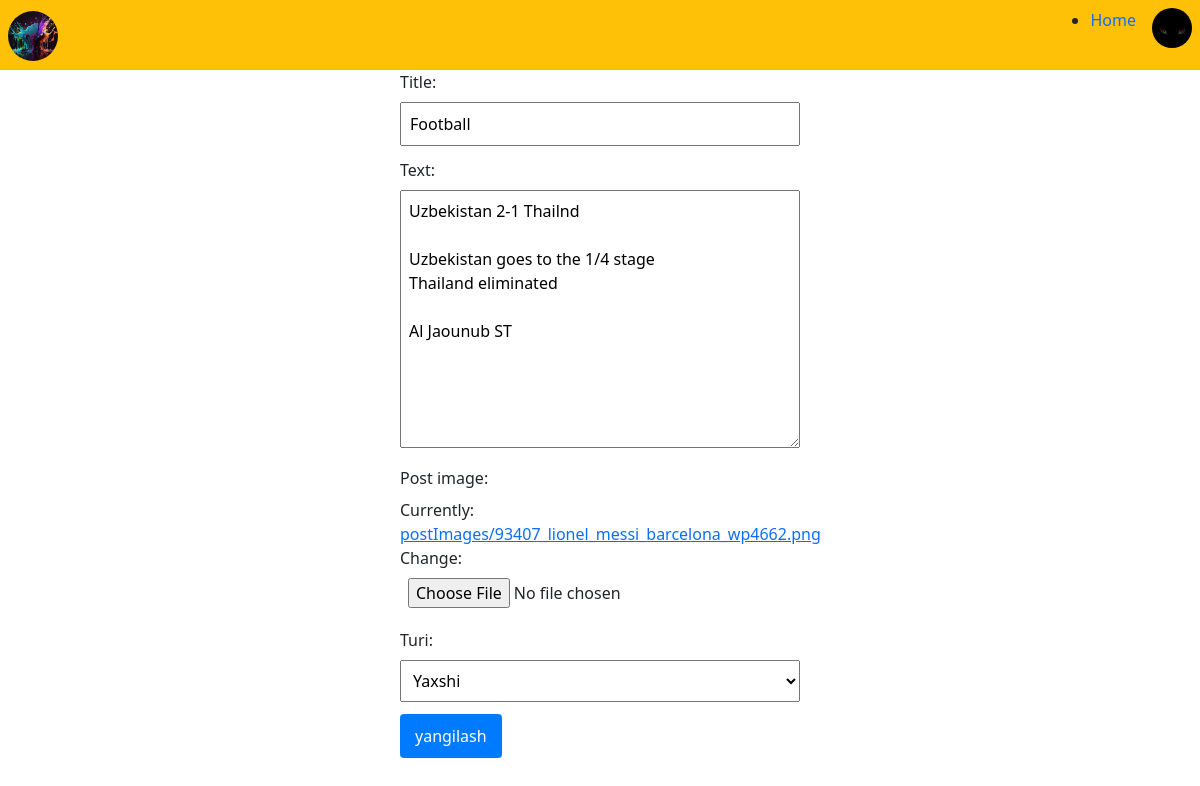
/postUpdate/1/ (signed in), run on the app's committed database.
### home/models.py (models this page shows, shortened)
class Profile(models.Model):
    user = models.OneToOneField(User, on_delete=models.CASCADE, null=True)
    name = models.CharField(max_length=100, default="user")
    userEmail = models.CharField(max_length=100, default="example@gmail.com")
    userImg = models.ImageField(upload_to='userImages/')
    created = models.DateTimeField(auto_now_add=True, editable=True)
    edited = models.DateTimeField(auto_now=True)

class PostlarModel(models.Model):
    post_choice = (
        ('yaxshi', 'Yaxshi'),
        ('yomon', 'Yomon'),
    )
    profile = models.ForeignKey(Profile, on_delete=models.CASCADE, null=True)
    title = models.CharField(max_length=150)
    text = models.TextField()
    post_image = models.ImageField(upload_to='postImages/')
    turi = models.CharField(max_length=6, choices=post_choice, default='Yaxshi')
    created = models.DateTimeField(auto_now_add=True, editable=True)
    edited = models.DateTimeField(auto_now=True)

### home/views.py (the view, shortened to what this page needs)
# urls.py: path('postUpdate/<int:pk>/', newpostupdateView, name='PostEditForm'),
def newpostupdateView(request, pk):
    edittovar = PostlarModel.objects.get(id=pk)
    form =CreatePostForm(instance=edittovar)
    ctx = {
        "form": form,
        "pk": pk
    }
    return render(request, 'edit_post.html', ctx)

### home/forms.py
class CreatePostForm(forms.ModelForm):
    class Meta:
        model = PostlarModel
        fields = ['title', 'text', 'post_image', 'turi']

### Templates/edit_post.html (shortened to what this page needs)
{% extends 'navbar.html' %}
{% block content %}
    <form action="{% url 'PostEditForm' pk %}" method="post" class="post-form" enctype="multipart/form-data">
        {{ form }}
        <button>yangilash</button>
    </form>
{% endblock %}

### Templates/navbar.html (shortened to what this page needs)
{% load static %}
<!DOCTYPE html>
<html lang="en">
<head>
    <link rel="stylesheet" href="https://cdnjs.cloudflare.com/ajax/libs/font-awesome/6.5.1/css/all.min.css">
    <link rel="stylesheet" href="{% static 'style.css' %}">
    <link rel="stylesheet" href="https://cdn.jsdelivr.net/npm/bootstrap@5.0.2/dist/css/bootstrap.min.css" rel="stylesheet">
</head>
<body>
    <div style="height: 70px" class="nav w-100 bg-warning d-flex justify-content-between align-items-center p-2">
        <img style="width: 50px; height: 50px; border-radius: 50%" alt="">
        <ul class="d-flex justify-content-around">
            <li class="mx-3"><a class="text-decoration-none" style="list-style: none;" href="{% url 'home' %}">Home</a></li>
            {% if user.is_authenticated %}
            <div class="dropdown">
                {% if user.profile.userImg %}
                <img style="width: 40px; height: 40px; border-radius: 50%;" src="{{ user.profile.userImg.url }}" alt="{{ user }}" class=" dropdown-toggle"  id="dropdownMenuButton1" data-bs-toggle="dropdown" aria-expanded="false">
                {% endif %}
            </div>
            {% else %}
                <li class="mx-3"><a class="text-decoration-none" href="{% url 'login' %}">LogIn</a></li>
                <li class="mx-3"><a class="text-decoration-none" href="{% url 'register' %}">SignUp</a></li>
            {% endif %}
        </ul>
    </div>
    {% block content %}
    {% endblock %}
</body>
</html>

### static/style.css (style rules this page uses)
* { margin: 0; padding: 0; box-sizing: border-box; }
.post-form { max-width: 400px; margin: auto; }
.post-form label { display: block; margin-bottom: 8px; }
.post-form input, .post-form select, .post-form textarea { width: 100%; padding: 8px; margin-bottom: 12px; box-sizing: border-box; }
.post-form button { background-color: #007bff; color: #fff; padding: 10px 15px; border: none; border-radius: 4px; cursor: pointer; }

### data on the page
PostlarModel: title "Football", text "Uzbekistan 2-1 Thailnd Uzbekistan goes to the 1/4 stage Thailand eliminated Al Jaounub ST", turi "Yaxshi"
